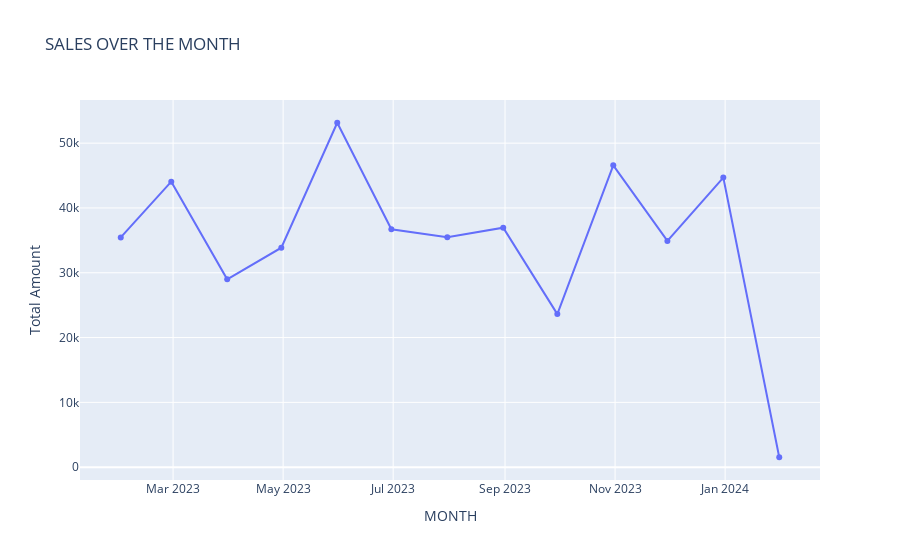

Notebook code for this chart:
### Code cell
df = pd.read_csv("retail_sales_dataset.csv")
df['Date'] = pd.to_datetime(df['Date'])
df.set_index('Date', inplace=True)
monthly_sale = df.resample('M').sum()

plot = px.line(monthly_sale, x=monthly_sale.index, y='Total Amount', title="SALES OVER THE MONTH ")
plot.update_xaxes(title_text='MONTH')
plot.update_yaxes(title_text='Total Amount') 
plot.update_traces(mode='lines+markers', hovertemplate='%{y:.2f} USD<br>%{x|%Y-%m}')
plot.show()
#the sales per month according to total amount is given bellow 
# the sales amount is given in terms of USD .

### Figure 1 — Plotly figure (JSON) as saved in the notebook; plotly's stock layout.template omitted (floating-point values rounded to 4 significant figures)
{"data": [{"hovertemplate": "%{y:.2f} USD<br>%{x|%Y-%m}", "legendgroup": "", "line": {"color": "#636efa", "dash": "solid"}, "marker": {"symbol": "circle"}, "mode": "lines+markers", "name": "", "orientation": "v", "showlegend": false, "type": "scatter", "x": ["2023-01-31T00:00:00", "2023-02-28T00:00:00", "2023-03-31T00:00:00", "2023-04-30T00:00:00", "2023-05-31T00:00:00", "2023-06-30T00:00:00", "2023-07-31T00:00:00", "2023-08-31T00:00:00", "2023-09-30T00:00:00", "2023-10-31T00:00:00", "2023-11-30T00:00:00", "2023-12-31T00:00:00", "2024-01-31T00:00:00"], "xaxis": "x", "y": [35450, 44060, 28990, 33870, 53150, 36715, 35465, 36960, 23620, 46580, 34920, 44690, 1530], "yaxis": "y"}], "layout": {"legend": {"tracegroupgap": 0}, "title": {"text": "SALES OVER THE MONTH "}, "xaxis": {"anchor": "y", "domain": [0, 1], "title": {"text": "MONTH"}}, "yaxis": {"anchor": "x", "domain": [0, 1], "title": {"text": "Total Amount"}}}}
